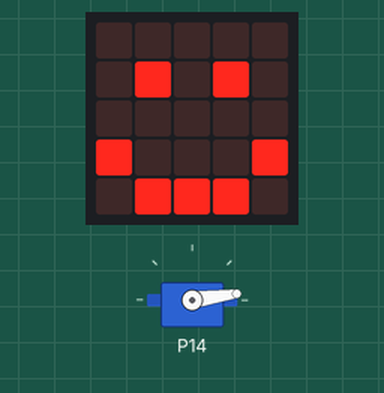
Bench run of a program on a simulated BBC micro:bit running MicroPython. Parts: servo, the board's 5×5 LED display. Servo angles are drawn from the pulse width (0.5 ms = 0°, 2.5 ms = 180°).

Above: at 0.2 s.
At 1.3 s:
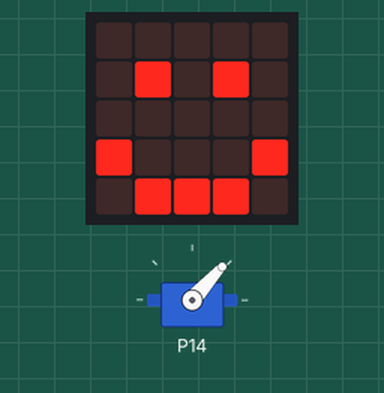
At 2.4 s:
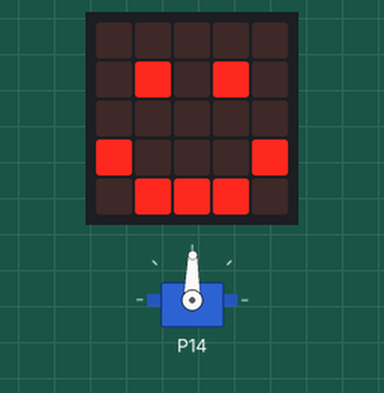
At 4.6 s:
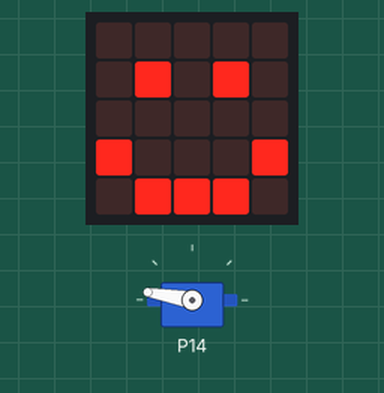
Timing chart, 0 to 40.0 s (numbered marks = the images above):
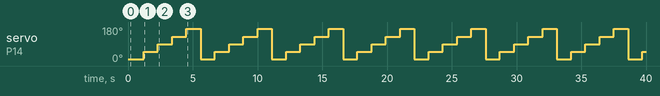

Measured:
- by itself, servo on P14: repeats every 5.5 s: 89° 1.1 s, 129° 1.1 s, 170° 1.1 s, 8° 1.1 s, 48° 1.1 s

The program:

microbit-Servo.py
```python
# Move a servo motor to different angles using the micro:bit.

from microbit import *

# create a Servo class object to control the servo motor
class Servo:
    # The __init__ method initializes the servo motor with the given parameters.
    def __init__(self, pin, freq=50, min_us=600, max_us=2400, angle=180):
        self.min_us = min_us
        self.max_us = max_us
        self.us = 0
        self.freq = freq
        self.angle = angle
        self.analog_period = 0
        self.pin = pin
        analog_period = round((1/self.freq) * 1000)  # hertz to miliseconds
        self.pin.set_analog_period(analog_period)

    # The write_us method writes a pulse of the specified duration in microseconds to the servo motor.
    def write_us(self, us):
        us = min(self.max_us, max(self.min_us, us))
        duty = round(us * 1024 * self.freq // 1000000)
        self.pin.write_analog(duty)
        sleep(100)
        self.pin.write_analog(0)

    # The write_angle method moves the servo to the specified angle.
    def write_angle(self, degrees=None):
        if degrees is None:
            degrees = math.degrees(radians)
        degrees = degrees % 360
        total_range = self.max_us - self.min_us
        us = self.min_us + total_range * degrees // self.angle
        self.write_us(us)

# initialize the servo motor on pin 14 and set it to the initial position of 0 degrees
Servo(pin14).write_angle(0)
display.show(Image.HAPPY)

while True:
        # move the servo motor to different angles with a delay of 1 second between each movement
        Servo(pin14).write_angle(0)
        sleep(1000)
        Servo(pin14).write_angle(45)
        sleep(1000)
        Servo(pin14).write_angle(90)
        sleep(1000)
        Servo(pin14).write_angle(135)
        sleep(1000)
        Servo(pin14).write_angle(180)
        sleep(1000)
```
